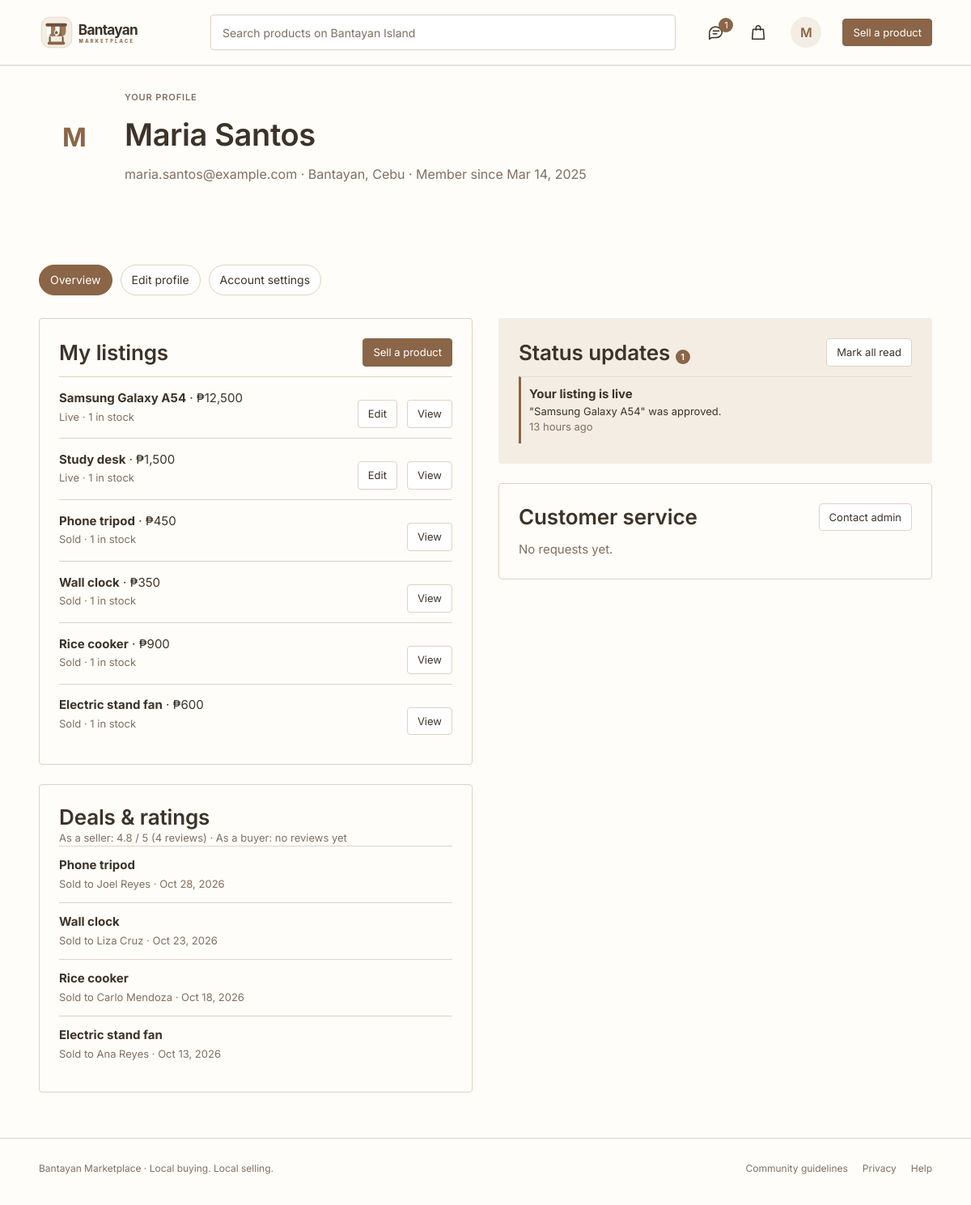
The app's page /account.php (signed in) with its own data.
### tables this page shows
CREATE TABLE IF NOT EXISTS users (
  id                 INT UNSIGNED NOT NULL AUTO_INCREMENT,
  firstname          VARCHAR(80)  NOT NULL,
  lastname           VARCHAR(80)  NOT NULL,
  username           VARCHAR(40)  NULL,
  email              VARCHAR(190) NULL,
  phone              VARCHAR(32)  NULL,
  phone_carrier      ENUM('globe','smart') NULL,
  email_verified_at  DATETIME     NULL,
  phone_verified_at  DATETIME     NULL,
  password_hash      VARCHAR(255) NOT NULL,
  town_id            INT UNSIGNED NOT NULL,
  role               ENUM('member','admin')      NOT NULL DEFAULT 'member',
  status             ENUM('active','restricted','deactivated') NOT NULL DEFAULT 'active',
  violation_count    INT UNSIGNED NOT NULL DEFAULT 0,
  profile_pic        VARCHAR(255) NULL,
  seller_background VARCHAR(255) NULL,
  terms_accepted_at  DATETIME     NOT NULL,
  face_verified_at   DATETIME     NULL,
  last_login_at      DATETIME     NULL,
  created_at         DATETIME     NOT NULL DEFAULT CURRENT_TIMESTAMP,
  updated_at         DATETIME     NOT NULL DEFAULT CURRENT_TIMESTAMP ON UPDATE CURRENT_TIMESTAMP,
  PRIMARY KEY (id),
  UNIQUE KEY uq_users_username (username),
  UNIQUE KEY uq_users_email (email),
  UNIQUE KEY uq_users_phone (phone),
  KEY idx_users_town (town_id),
  CONSTRAINT fk_users_town FOREIGN KEY (town_id) REFERENCES towns (id)
);

CREATE TABLE IF NOT EXISTS towns (
  id            INT UNSIGNED NOT NULL AUTO_INCREMENT,
  name          VARCHAR(60)  NOT NULL,
  slug          VARCHAR(60)  NOT NULL,
  PRIMARY KEY (id),
  UNIQUE KEY uq_towns_name (name),
  UNIQUE KEY uq_towns_slug (slug)
);

CREATE TABLE IF NOT EXISTS listings (
  id               INT UNSIGNED NOT NULL AUTO_INCREMENT,
  seller_id        INT UNSIGNED NOT NULL,
  category_id      INT UNSIGNED NULL,
  town_id          INT UNSIGNED NOT NULL,
  title            VARCHAR(150) NOT NULL,
  description      TEXT         NOT NULL,
  price            DECIMAL(10,2) NOT NULL DEFAULT 0.00,
  stock            INT UNSIGNED NOT NULL DEFAULT 1,
  item_condition   ENUM('new','like_new','used') NULL,
  status           ENUM('draft','pending','changes_requested','approved','rejected','removed','sold')
                   NOT NULL DEFAULT 'draft',
  submitted_at     DATETIME NULL,
  published_at     DATETIME NULL,
  sold_at          DATETIME NULL,
  created_at       DATETIME NOT NULL DEFAULT CURRENT_TIMESTAMP,
  updated_at       DATETIME NOT NULL DEFAULT CURRENT_TIMESTAMP ON UPDATE CURRENT_TIMESTAMP,
  PRIMARY KEY (id),
  KEY idx_listings_status_published (status, published_at),
  KEY idx_listings_category (category_id, status),
  KEY idx_listings_town (town_id),
  KEY idx_listings_seller (seller_id, status),
  KEY idx_listings_price (price),
  KEY idx_listings_stock (status, stock),
  CONSTRAINT chk_listings_price CHECK (price >= 0),
  CONSTRAINT fk_listings_seller   FOREIGN KEY (seller_id)   REFERENCES users (id),
  CONSTRAINT fk_listings_category FOREIGN KEY (category_id) REFERENCES categories (id),
  CONSTRAINT fk_listings_town     FOREIGN KEY (town_id)     REFERENCES towns (id)
);

CREATE TABLE IF NOT EXISTS deals (
  id            INT UNSIGNED NOT NULL AUTO_INCREMENT,
  purchase_id   INT UNSIGNED NULL,
  listing_id    INT UNSIGNED NOT NULL,
  buyer_id      INT UNSIGNED NOT NULL,
  seller_id     INT UNSIGNED NOT NULL,
  completed_at  DATETIME NOT NULL DEFAULT CURRENT_TIMESTAMP,
  PRIMARY KEY (id),
  UNIQUE KEY uq_deals_purchase (purchase_id),
  KEY idx_deals_listing (listing_id),
  KEY idx_deals_buyer (buyer_id),
  KEY idx_deals_seller (seller_id),
  CONSTRAINT chk_deals_parties CHECK (buyer_id <> seller_id),
  CONSTRAINT fk_deals_listing FOREIGN KEY (listing_id) REFERENCES listings (id),
  CONSTRAINT fk_deals_purchase FOREIGN KEY (purchase_id) REFERENCES purchases (id),
  CONSTRAINT fk_deals_buyer   FOREIGN KEY (buyer_id)   REFERENCES users (id),
  CONSTRAINT fk_deals_seller  FOREIGN KEY (seller_id)  REFERENCES users (id)
);

CREATE TABLE IF NOT EXISTS notifications (
  id          INT UNSIGNED NOT NULL AUTO_INCREMENT,
  user_id     INT UNSIGNED NOT NULL,
  type        VARCHAR(40)  NOT NULL,
  title       VARCHAR(150) NOT NULL,
  body        VARCHAR(500) NULL,
  link        VARCHAR(255) NULL,
  read_at     DATETIME NULL,
  created_at  DATETIME NOT NULL DEFAULT CURRENT_TIMESTAMP,
  PRIMARY KEY (id),
  KEY idx_notifications_user (user_id, read_at, created_at),
  CONSTRAINT fk_notifications_user FOREIGN KEY (user_id) REFERENCES users (id) ON DELETE CASCADE
);

### views/account.php (the view, shortened to what the rows shown need)
<?php if ($section === 'edit-profile'): ?>
<section class="wrap page-head">
    <a class="link" href="<?= e(url('account.php')) ?>">‹ Back to account</a>
    <h1 class="h1 top-gap-sm">Edit profile</h1>
</section>
<section class="wrap pad-bottom">
    <div class="panel">
        <?php if ($profileErrors): ?>
            <div class="flash flash-error" role="alert"><ul><?php foreach ($profileErrors as $err): ?><li><?= e($err) ?></li><?php endforeach; ?></ul></div>
        <?php endif; ?>
        <form method="post" action="<?= e(url('account.php?section=edit-profile')) ?>" enctype="multipart/form-data" class="form">
            <?= csrf_field() ?>
            <input type="hidden" name="action" value="update_profile">
            <div class="profile-picture-field">
                <div class="profile-avatar profile-avatar-edit">
                    <?php if (!empty($me['profile_pic'])): ?>
                        <img src="<?= e(url((string) $me['profile_pic'])) ?>" alt="<?= e(full_name($me)) ?>">
                    <?php else: ?>
                        <span><?= e(mb_strtoupper(mb_substr((string) $me['firstname'], 0, 1))) ?></span>
                    <?php endif; ?>
                </div>
                <div class="field grow">
                    <label for="profile_picture">Profile picture</label>
                    <input id="profile_picture" class="file-btn" name="profile_picture" type="file" accept="image/jpeg,image/png">
                    <p class="hint">JPG or PNG, up to 5 MB.</p>
                </div>
            </div>
            <div class="field-row">
                <div class="field">
                    <label for="firstname">First name</label>
                    <input id="firstname" name="firstname" value="<?= e((string) $me['firstname']) ?>" autocomplete="given-name" required>
                </div>
                <div class="field">
                    <label for="lastname">Last name</label>
                    <input id="lastname" name="lastname" value="<?= e((string) $me['lastname']) ?>" autocomplete="family-name" required>
                </div>
            </div>
            <div class="field">
                <label for="username">Username</label>
                <input id="username" name="username" value="<?= e((string) ($me['username'] ?? '')) ?>" autocomplete="username" pattern="[A-Za-z0-9._]{3,40}" required>
                <p class="hint">Use this username or your email address to sign in.</p>
            </div>
            <div class="field">
                <label for="email">Email address</label>
                <input id="email" name="email" type="email" value="<?= e((string) $me['email']) ?>" autocomplete="email" required>
                <p class="hint">Changing your email requires verification after saving.</p>
            </div>
            <div class="field">
                <label for="town_id">Town on Bantayan Island</label>
                <select id="town_id" name="town_id" required>
                    <?php foreach ($towns as $town): ?>
                        <option value="<?= (int) $town['id'] ?>"<?= (int) $me['town_id'] === (int) $town['id'] ? ' selected' : '' ?>><?= e(town_label($town['name'])) ?></option>
                    <?php endforeach; ?>
                </select>
            </div>
            <button class="btn btn-primary" type="submit">Save profile</button>
        </form>
    </div>
</section>
<?php else: ?>
<div
    class="account-profile-banner<?= !empty($me['seller_background']) ? ' has-background' : '' ?>"
    <?php if (!empty($me['seller_background'])): ?>
        style="background-image: url('<?= e(url((string) $me['seller_background'])) ?>')"
    <?php endif; ?>
>
<section class="wrap page-head account-profile-header">
    <div class="account-heading">
        <div class="profile-avatar">
            <?php if (!empty($me['profile_pic'])): ?>
                <img src="<?= e(url((string) $me['profile_pic'])) ?>" alt="<?= e(full_name($me)) ?>">
            <?php else: ?>
                <span><?= e(mb_strtoupper(mb_substr((string) $me['firstname'], 0, 1))) ?></span>
            <?php endif; ?>
        </div>
        <div>
            <p class="eyebrow">YOUR PROFILE</p>
            <h1 class="h1"><?= e(full_name($me)) ?></h1>
            <p class="lead"><?= e($me['email']) ?> · <?= e(town_label($me['town_name'])) ?> · Member since <?= e(date_pretty($me['created_at'])) ?></p>
        </div>
    </div>
</section>
<section class="wrap page-head account-profile-tabs">
    <div class="account-tab-controls">
        <nav class="chips" aria-label="Account sections" role="tablist" data-account-default="overview">
            <a class="chip" id="overview-tab" href="#overview" role="tab" aria-controls="overview" aria-selected="false" tabindex="-1" data-account-tab>Overview</a>
            <a class="chip" id="edit-profile-tab" href="#edit-profile" role="tab" aria-controls="edit-profile" aria-selected="false" tabindex="-1" data-account-tab>Edit profile</a>
            <?php if (!is_admin($me)): ?>
                <a class="chip" id="settings-tab" href="#settings" role="tab" aria-controls="settings" aria-selected="false" tabindex="-1" data-account-tab>Account settings</a>
            <?php endif; ?>
        </nav>
    </div>
</section>
</div>
<section class="wrap pad-bottom account-grid account-panel" id="overview" role="tabpanel" aria-labelledby="overview-tab" tabindex="0">
    <div>
        <div class="panel">
            <div class="panel-head"><h2 class="h2">My listings</h2><a class="btn btn-primary btn-sm" href="<?= e(url('sell.php')) ?>">Sell a product</a></div>
            <?php foreach ($myListings as $l): ?>
                <div class="row-item">
                    <div>
                        <strong><?= e($l['title'] ?: 'Untitled') ?></strong> · <?= e(money($l['price'])) ?><br>
                        <span class="small muted">
                            <?= $l['status'] === 'approved' && (int) $l['stock'] <= 0
                                ? 'Out of stock'
                                : e(listing_status_label($l['status']) . ' · ' . (int) $l['stock'] . ' in stock') ?>
                        </span>
                    </div>
                    <div class="btn-row">
                        <?php if (in_array($l['status'], ['draft', 'changes_requested', 'approved'], true)): ?>
                            <a class="btn btn-sm" href="<?= e(url('sell.php?id=' . (int) $l['id'])) ?>">Edit</a>
                        <?php endif; ?>
                        <a class="btn btn-sm" href="<?= e(url('listing.php?id=' . (int) $l['id'])) ?>">View</a>
                    </div>
                </div>
            <?php endforeach; ?>
        </div>
        <div class="panel top-gap">
            <h2 class="h2">Deals &amp; ratings</h2>
            <p class="small muted">
                As a seller: <?= $ratings['seller']['count'] ? e(number_format((float) $ratings['seller']['avg'], 1)) . ' / 5 (' . (int) $ratings['seller']['count'] . ' reviews)' : 'no reviews yet' ?> ·
                As a buyer: <?= $ratings['buyer']['count'] ? e(number_format((float) $ratings['buyer']['avg'], 1)) . ' / 5 (' . (int) $ratings['buyer']['count'] . ' reviews)' : 'no reviews yet' ?>
            </p>
            <?php foreach ($deals as $d): ?>
                <div class="row-item">
                    <div>
                        <strong><?= e($d['listing_title']) ?></strong><br>
                        <span class="small muted"><?= (int) $d['buyer_id'] === (int) $me['id'] ? 'Bought from' : 'Sold to' ?> <?= e(trim($d['other_firstname'] . ' ' . $d['other_lastname'])) ?> · <?= e(date_pretty($d['completed_at'])) ?></span>
                    </div>
                </div>
            <?php endforeach; ?>
        </div>
    </div>
    <div>
        <div class="panel panel-soft" id="notifications">
            <div class="panel-head">
                <h2 class="h2">Status updates<?php if ($unreadNotes > 0): ?> <span class="badge"><?= (int) $unreadNotes ?></span><?php endif; ?></h2>
                <?php if ($unreadNotes > 0): ?>
                    <form method="post" action="<?= e(url('account.php')) ?>"><button class="btn btn-sm" type="submit" data-confirm-click="Mark all status updates as read?">Mark all read</button></form>
                <?php endif; ?>
            </div>
            <?php foreach ($notifications as $n): ?>
                <div class="note<?= $n['read_at'] ? '' : ' unread' ?>">
                    <strong><?= e($n['title']) ?></strong>
                    <?php if ($n['body']): ?><p class="small"><?= e($n['body']) ?></p><?php endif; ?>
                    <p class="small muted"><?= e(time_ago($n['created_at'])) ?><?php if ($n['link']): ?> · <a class="link" href="<?= e(url($n['link'])) ?>">Open</a><?php endif; ?></p>
                </div>
            <?php endforeach; ?>
        </div>
        <?php if (!is_admin($me)): ?>
            <div class="panel top-gap">
                <div class="panel-head"><h2 class="h2">Customer service</h2><a class="btn btn-sm" href="<?= e(url('support.php')) ?>">Contact admin</a></div>
                <?php if (!$tickets): ?><p class="muted">No requests yet.</p><?php endif; ?>
            </div>
        <?php endif; ?>
    </div>
</section>
<?php endif; ?>

### views/partials/site-header.php (shortened to what the rows shown need)
<?php
$mh = $layout['mobile_header'];
?>
<header class="site-header<?= $mh ? ' has-appbar' : '' ?>">
    <div class="wrap header-row">
        <nav class="header-nav" aria-label="Account">
            <?php if ($me): ?>
                <a class="header-icon-link hide-mobile" href="<?= e(url('messages.php')) ?>" aria-label="Messages<?= $unread > 0 ? ' (' . (int) $unread . ' unread)' : '' ?>" title="Messages">
                    <svg viewBox="0 0 24 24" aria-hidden="true" focusable="false">
                        <path d="M20 11.5a7.5 7.5 0 0 1-7.5 7.5H6l-3 2v-6a7.5 7.5 0 1 1 17-3.5Z"></path>
                        <path d="M8 10h8M8 14h5"></path>
                    </svg>
                    <?php if ($unread > 0): ?><span class="badge"><?= (int) $unread ?></span><?php endif; ?>
                </a>
                <div class="profile-menu">
                    <button
                        class="profile-menu-trigger"
                        type="button"
                        aria-label="Open profile menu"
                        aria-haspopup="true"
                        aria-expanded="false"
                        aria-controls="header-profile-menu"
                        data-profile-menu-button
                    >
                        <span class="profile-menu-avatar">
                            <?php if (!empty($me['profile_pic'])): ?>
                                <img src="<?= e(url((string) $me['profile_pic'])) ?>" alt="">
                            <?php else: ?>
                                <?= e(mb_strtoupper(mb_substr((string) ($me['firstname'] ?? ''), 0, 1))) ?>
                            <?php endif; ?>
                        </span>
                    </button>
                </div>
            <?php else: ?>
                <a class="nav-link" href="<?= e(url('login.php')) ?>">Sign in<span class="hide-mobile"> / Register</span></a>
                <a class="btn btn-primary btn-sm hide-mobile" href="<?= e(url('sell.php')) ?>">Sell a product</a>
            <?php endif; ?>
        </nav>
    </div>
</header>

### records on screen
users: id "1", firstname "M", full_name($me) "Maria Santos", email "maria.santos@example.com", town.name "Bantayan, Cebu", created_at "Mar 14, 2025"
listings: title "Samsung Galaxy A54", price "₱12,500", status+stock "Live · 1 in stock"
listings: title "Study desk", price "₱1,500", status+stock "Live · 1 in stock"
listings: title "Phone tripod", price "₱450", status+stock "Sold · 1 in stock"
listings: title "Wall clock", price "₱350", status+stock "Sold · 1 in stock"
listings: title "Rice cooker", price "₱900", status+stock "Sold · 1 in stock"
listings: title "Electric stand fan", price "₱600", status+stock "Sold · 1 in stock"
deals: listing.title "Phone tripod", shows "Sold to", buyer.lastname "Joel Reyes", completed_at "Oct 28, 2026"
deals: listing.title "Wall clock", shows "Sold to", buyer.lastname "Liza Cruz", completed_at "Oct 23, 2026"
deals: listing.title "Rice cooker", shows "Sold to", buyer.lastname "Carlo Mendoza", completed_at "Oct 18, 2026"
deals: listing.title "Electric stand fan", shows "Sold to", buyer.lastname "Ana Reyes", completed_at "Oct 13, 2026"
notifications: title "Your listing is live", body "\"Samsung Galaxy A54\" was approved.", created_at "13 hours ago"

### other values on screen
$ratings['seller']['avg'] "4.8"
$ratings['seller']['count'] "4"
$unreadNotes "1"
$text "Bantayan Marketplace · Local buying. Local selling."
$label "Community guidelines"
$label "Privacy"
$label "Help"
